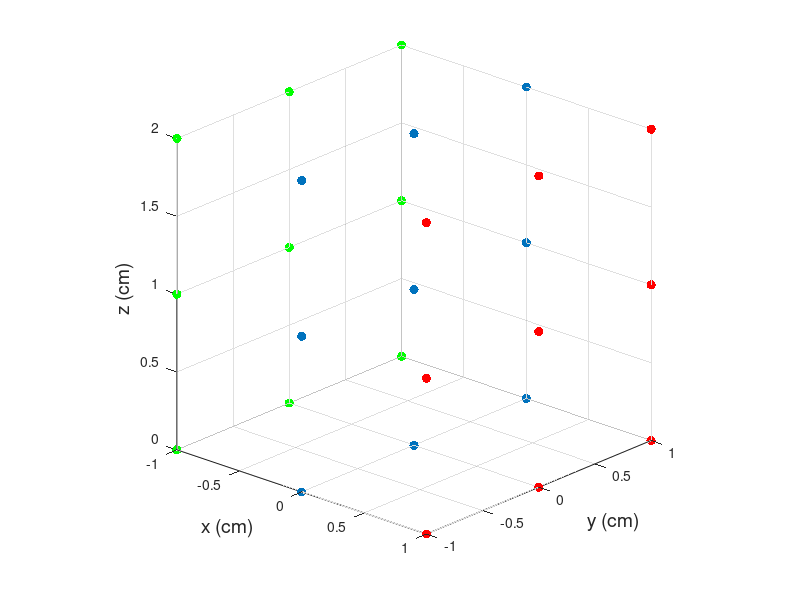

The MATLAB script that drew this image:
x = [0 0 0 0 0 0 0 0 0 1 1 1 1 1 1 1 1 1 -1 -1 -1 -1 -1 -1 -1 -1 -1];
y = [0 0 0 1 1 1 -1 -1 -1 0 0 0 1 1 1 -1 -1 -1 0 0 0 1 1 1 -1 -1 -1];
z = [0 1 2 0 1 2 0 1 2 0 1 2 0 1 2 0 1 2 0 1 2 0 1 2 0 1 2];
hold on
plot3(x(1:9),y(1:9),z(1:9),'.','MarkerSize',20);
plot3(x(10:18),y(10:18),z(10:18),'.','MarkerSize',20,'Color',[1 0 0]);
plot3(x(19:27),y(19:27),z(19:27),'.','MarkerSize',20,'Color',[0 1 0]);
xlabel('x (cm)','FontSize',14);
ylabel('y (cm)','FontSize',14);
zlabel('z (cm)','FontSize',14);
xlim([-1 1]);
ylim([-1 1]);
zlim([0 2]);
axis equal
view(42,22);
grid on